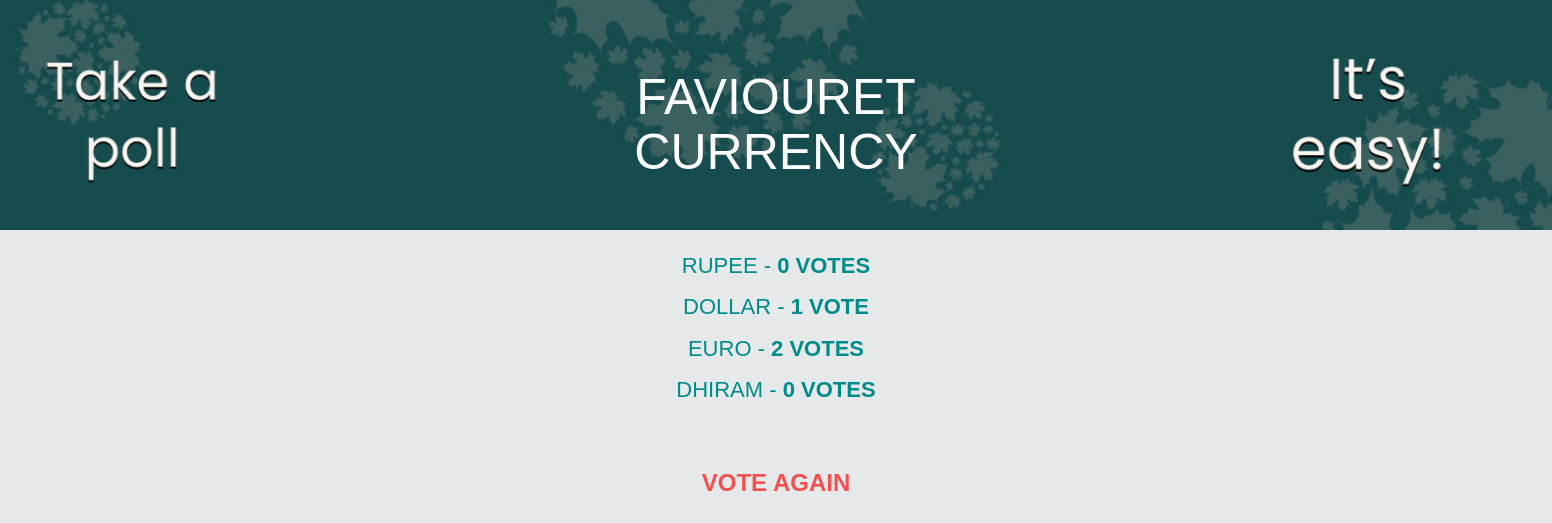
Page /polls/3/3/results/ on the earlier database version.
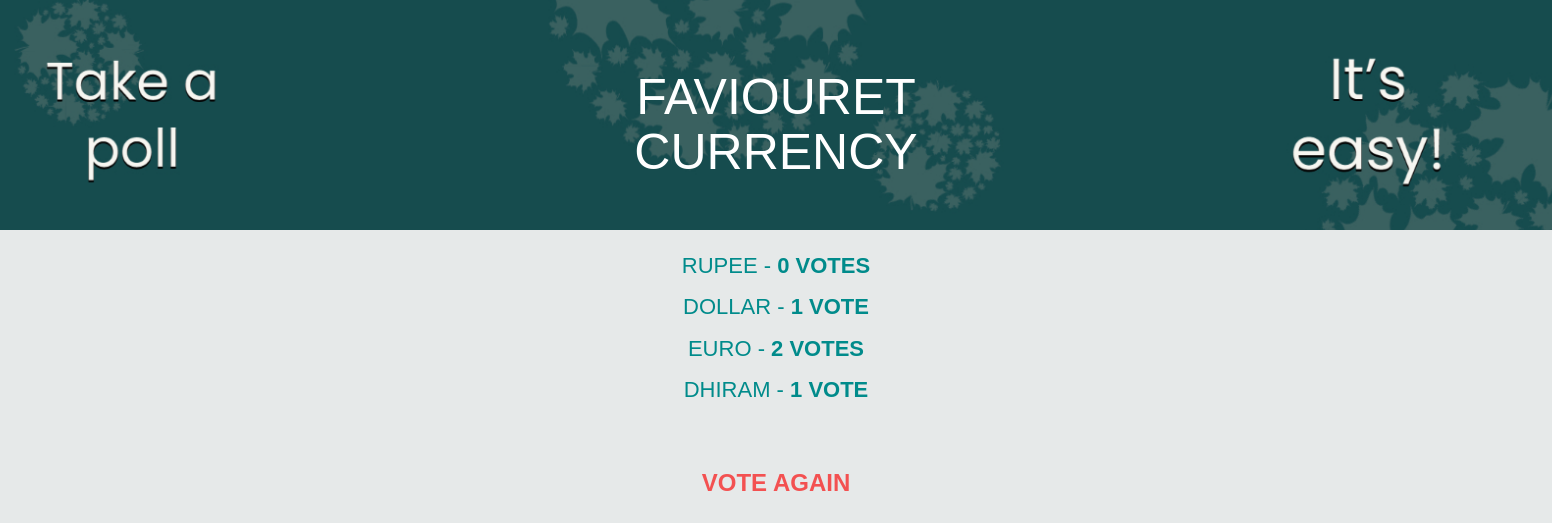
Same page on the later database version.
### polls/models.py (models this page shows, shortened)
class Question(models.Model):
    category = models.ForeignKey(Category, on_delete=models.CASCADE)
    question_text = models.CharField(max_length=200)
    pub_date = models.DateTimeField('date published')
    def was_published_recently(self):
        now = timezone.now()
        return now - datetime.timedelta(days=1) <= self.pub_date <= now
    was_published_recently.admin_order_field = 'pub_date'
    was_published_recently.boolean = True
    was_published_recently.short_description = 'Published recently?'

class Choice(models.Model):
    question = models.ForeignKey(Question, on_delete=models.CASCADE)
    choice_text = models.CharField(max_length=200)
    votes = models.IntegerField(default=0)

### polls/views.py (the view)
# urls.py: path('<int:category_id>/<int:question_id>/results/', views.results, name='results'),
def results(request, category_id, question_id):
    question = get_object_or_404(Question, pk=question_id)
    context = {
        'question': question,
        'category_id': category_id,
        }
    return render(request, 'polls/results.html', context)

### polls/templates/polls/results.html (shortened to what this page needs)
{% load static %}
<link rel="stylesheet" href="//maxcdn.bootstrapcdn.com/bootstrap/3.2.0/css/bootstrap.min.css">
<link rel="stylesheet" href="//maxcdn.bootstrapcdn.com/bootstrap/3.2.0/css/bootstrap-theme.min.css">
<link rel="stylesheet" type="text/css" href="{% static 'polls/style.css' %}" />
<div class="content_container">
  <h1>{{ question.question_text }}</h1>
  <div class ="result">
  <ul>
    {% for choice in question.choice_set.all %}
    <li>
      {{ choice.choice_text }} -<b> {{ choice.votes }}
      vote{{choice.votes|pluralize }}</b>
    </li>
    {% endfor %}
  </ul>
  </div>
  <a class="vote_again" href="{% url 'polls:category' %}"
    >Vote again</a>
</div>

### polls/static/polls/style.css (style rules this page uses)
.content_container { position: relative; display: flex; flex-direction: column; align-items: center; justify-content: center; font-family: 'Raleway', sans-serif; }
h1 { text-align: center; text-transform: uppercase; color: rgb(255, 255, 255); font-size: 50px; margin-top: -30px; margin-bottom: 50px; background-color: #3ad695; padding: 100px 800px 50px 800px; background-position: center; background-size: cover; background-image: url("images/final.jpg"); min-height: 70%; }
ul { list-style-type: none; padding-inline-start: 0; margin-top: -40px; text-align: center; }
li { margin: 10px; font-family: 'Raleway', sans-serif; }
a.vote_again { text-decoration: none; text-transform: uppercase; font-family: 'Raleway', sans-serif; font-weight: 600; font-size: 24px; color: rgb(243, 81, 81); }
.result { color: darkcyan; text-transform: uppercase; text-decoration: none; font-weight: 500; font-size: 22px; margin-bottom: 50px; }

Differences in the rows shown:
changed Choice "DHIRAM": votes "0" → "1"
